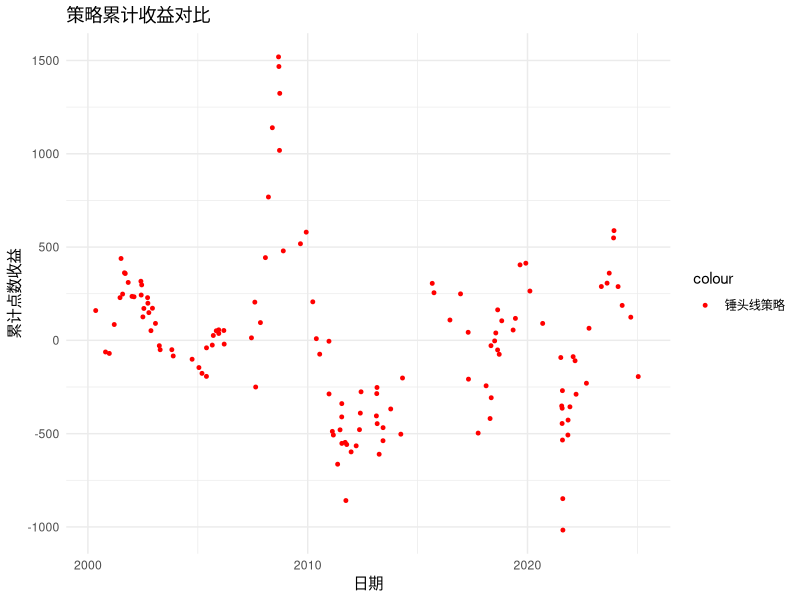

Generate this figure with R: (Note: this script raises an error after producing the figure.)
library(zoo)
library(xts)
library(TTR)
library(quantmod)
library(ggplot2)
library(dplyr)
library(boot)
library(quantmod)



rm(list = ls())
# ========== 📥 读取 CSV ==========
column_names <- read.csv("HSI_25years.csv", skip = 2, nrows = 1, header = FALSE)
col_names <- as.character(unlist(column_names))

data <- read.csv("HSI_25years.csv", skip = 3, header = FALSE, col.names = col_names)
colnames(data) <- c("Datetime", "Open", "High", "Low", "Close", "Volume")

# ========== 🧹 数据清洗 ==========
data$Datetime <- as.POSIXct(data$Datetime, format = "%Y-%m-%d")
cols <- c("Open", "High", "Low", "Close", "Volume")
data[cols] <- lapply(data[cols], function(x) as.numeric(as.character(x)))

# ========== 🔁 构建 xts ==========
ohlc <- xts(data[, cols], order.by = data$Datetime)

# ========== 📊 计算布林带 ==========
bb <- BBands(Cl(ohlc), n = 20)
ohlc$mavg <- bb$mavg

# ========== 🔍 改进版锤头线识别函数 ==========
isHammer <- function(open, high, low, close, lower_shadow_ratio = 2, upper_shadow_ratio = 1) {
  body <- abs(close - open)
  lower_shadow <- pmin(open, close) - low
  upper_shadow <- high - pmax(open, close)
  
  return(lower_shadow > lower_shadow_ratio * body & upper_shadow < upper_shadow_ratio * body)
}

# ========== 🟢 识别锤头线 ==========
lower_shadow_param <- 1.5   # 可调参数
upper_shadow_param <- 0.5   # 可调参数

ohlc$Hammer <- mapply(
  isHammer,
  open = as.numeric(ohlc$Open),
  high = as.numeric(ohlc$High),
  low = as.numeric(ohlc$Low),
  close = as.numeric(ohlc$Close),
  MoreArgs = list(lower_shadow_ratio = lower_shadow_param, upper_shadow_ratio = upper_shadow_param)
)


# ========== 💡 生成交易信号（修正版） ==========
# 步骤1: 将布林带和锤头线计算向前平移1日（避免未来数据）
ohlc$lag_Close <- lag(Cl(ohlc), 1)          # 前一日收盘价
ohlc$lag_mavg <- lag(ohlc$mavg, 1)          # 前一日布林带中轨
ohlc$lag_Hammer <- lag(ohlc$Hammer, 1)      # 前一日锤头线信号

# 步骤2: 基于前一日数据生成当日交易信号
ohlc$Signal <- NA
ohlc$Signal[which(ohlc$lag_Hammer == 1 & ohlc$lag_Close < ohlc$lag_mavg)] <- "Buy"

# 步骤3: 以当日开盘价买入，当日收盘价卖出
trade_dates <- index(ohlc)[which(ohlc$Signal == "Buy")]
buy_price <- as.numeric(Op(ohlc)[trade_dates])    # 当日开盘价
sell_price <- as.numeric(Cl(ohlc)[trade_dates])   # 当日收盘价
profit_points <- sell_price - buy_price


strategy_df <- data.frame(
  Date = trade_dates,
  Buy_Price = round(buy_price, 2),
  Sell_Price = round(sell_price, 2),
  Profit = round(profit_points, 2)
)

daily_df <- data.frame(
  Date = index(ohlc),
  Buy_Price = round(as.numeric(Op(ohlc)), 2),
  Sell_Price = round(as.numeric(Cl(ohlc)), 2)
)
daily_df$Profit <- round(daily_df$Sell_Price - daily_df$Buy_Price, 2)



# ========== 📊 收益总结 ==========
cat("===== 策略一：锤头线策略 =====\n")
cat("交易次数：", nrow(strategy_df), "\n")
cat("累计点数收益：", sum(strategy_df$Profit), "\n")
cat("平均单笔收益：", round(mean(strategy_df$Profit), 2), "\n")
cat("胜率：", round(mean(strategy_df$Profit > 0) * 100, 2), "%\n\n")


strategy_df$Cumulative_Profit <- cumsum(strategy_df$Profit)
daily_df$Cumulative_Profit <- cumsum(daily_df$Profit)

compare_df <- data.frame(
  Date = daily_df$Date,
  Daily_Strategy = daily_df$Cumulative_Profit
)

strategy_cum <- data.frame(
  Date = strategy_df$Date,
  Hammer_Strategy = strategy_df$Cumulative_Profit
)

compare_df <- left_join(compare_df, strategy_cum, by = "Date")

ggplot(compare_df, aes(x = Date)) +
  geom_point(aes(y = Hammer_Strategy, color = "锤头线策略"), size = 1) +
  labs(title = "策略累计收益对比", x = "日期", y = "累计点数收益") +
  scale_color_manual(values = c("日内持仓策略" = "blue", "锤头线策略" = "red")) +
  theme_minimal()



C# ========== 🎲 完整Bootstrap模拟 ==========

# 提取原始数据
Closes <- as.numeric(Cl(ohlc))
log_returns <- diff(log(Closes))[-1] 
n_days <- length(Closes)
initial_price <- 16658  # 初始价格（使用第1天收盘价）

# 检查原始数据时间索引
if (any(is.na(index(ohlc)))) {
  stop("原始数据时间索引包含NA，请处理缺失日期。")
}

# 定义单次模拟函数
bootstrap_simulation <- function(data, init_price) {
  # 生成随机对数收益率序列（重采样）
  sim_log_returns <- sample(data, size = length(data), replace = TRUE)
  
  # ========== 生成价格序列 ==========
  # 初始价格：使用传入的init_price（第1天收盘价）
  cumulative_returns <- cumsum(sim_log_returns)
  sim_prices <- c(init_price, init_price * exp(cumulative_returns))  # 长度n_days
  
  # ========== 构建模拟OHLC数据 ==========
  # 开盘价逻辑：第t日开盘价 = 第t-1日收盘价
  Open_prices <- sim_prices[1:(n_days-1)]  # 前n_days-1个价格作为开盘价（第2~n_days日）
  
  # 生成波动（假设波动率为1%）
  volatility_scale <- 0.01
  random_high <- 1 + abs(rnorm(n_days-1, 0, volatility_scale))
  random_low <- 1 - abs(rnorm(n_days-1, 0, volatility_scale))
  
  # 构建OHLC（从第2天到第n_days天）
  sim_ohlc <- xts(
    cbind(
      Open = Open_prices,                     # 开盘价 = 前一日收盘价
      High = sim_prices[2:n_days] * random_high,  # 当日最高价
      Low = sim_prices[2:n_days] * random_low,    # 当日最低价
      Close = sim_prices[2:n_days],               # 当日收盘价
      Volume = 0                                 # 成交量设为0（可忽略）
    ),
    order.by = index(ohlc)[2:n_days]  # 时间索引对齐原始数据
  )
  
  # ========== 技术指标计算（避免未来数据） ==========
  # 计算布林带（滞后1日）
  bb_sim <- BBands(Cl(sim_ohlc), n = 20)
  sim_ohlc$mavg <- lag(bb_sim$mavg, 1)  # 使用前一日布林带中轨
  
  # 识别锤头线（基于前一日数据）
  sim_ohlc$Hammer <- mapply(
    isHammer,
    open = lag(Op(sim_ohlc), 1),  # 前一日开盘价
    high = lag(Hi(sim_ohlc), 1),  # 前一日最高价
    low = lag(Lo(sim_ohlc), 1),   # 前一日最低价
    close = lag(Cl(sim_ohlc), 1), # 前一日收盘价
    MoreArgs = list(
      lower_shadow_ratio = lower_shadow_param, 
      upper_shadow_ratio = upper_shadow_param
    )
  )
  
  # ========== 交易信号生成 ==========
  sim_ohlc$Signal <- NA
  buy_condition <- which(
    lag(sim_ohlc$Hammer, 1) == 1 &   # 前一日出现锤头线
      lag(Cl(sim_ohlc), 1) < lag(sim_ohlc$mavg, 1)  # 前一日收盘价低于布林带中轨
  )
  
  # ========== 收益计算（当日开盘买入，当日收盘卖出） ==========
  if (length(buy_condition) > 0) {
    buy_price_sim <- as.numeric(Op(sim_ohlc)[buy_condition])  # 当日开盘价
    sell_price_sim <- as.numeric(Cl(sim_ohlc)[buy_condition]) # 当日收盘价
    sum(sell_price_sim - buy_price_sim, na.rm = TRUE)
  } else {
    0
  }
}

# 运行模拟
set.seed(123)
n_sim <- 500
sim_results <- replicate(n_sim, bootstrap_simulation(log_returns, initial_price))

# ========== 📊 显著性检验 ==========
actual_profit <- sum(strategy_df$Profit)
p_value <- mean(sim_results >= actual_profit)

# 绘制收益分布图
library(ggplot2)
ggplot(data.frame(Profit = sim_results), aes(x = Profit)) +
  geom_histogram(binwidth = 100, fill = "skyblue", color = "black") +
  geom_vline(xintercept = actual_profit, color = "red", linetype = "dashed") +
  annotate("text", x = actual_profit, y = 50, 
           label = paste0("实际收益: ", round(actual_profit, 2)), 
           color = "red", hjust = -0.1) +
  labs(title = "Bootstrap模拟收益分布",
       subtitle = paste("p-value =", round(p_value, 4)),
       x = "累计收益点数", y = "频数") +
  theme_minimal()

# ========== 📝 输出结果 ==========
cat("\n===== Bootstrap分析结果 =====\n")
cat("实际策略累计收益:", actual_profit, "\n")
cat("模拟收益中位数:", median(sim_results), "\n")
cat("模拟收益超过实际的次数:", sum(sim_results >= actual_profit), "\n")
cat("统计显著性(p-value):", p_value, "\n")
